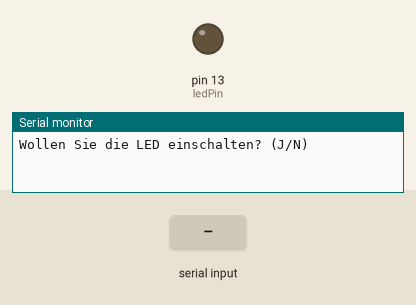
A sketch run on a simulated Arduino Uno, built with avr-gcc and run on an emulated ATmega328P. On the bench: output pins drawn as LEDs (lit = HIGH), the last lines printed to the serial monitor. The test bench sets the inputs (shaded band).

Above: at 1.2 s.
1.3 s: "J" received over Serial
At 2.0 s:
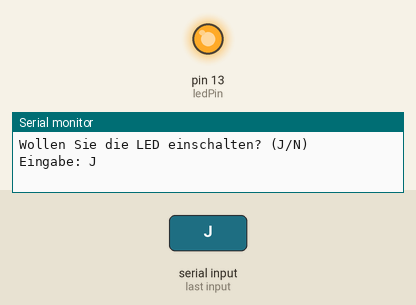
2.8 s: "N" received over Serial
At 3.2 s:
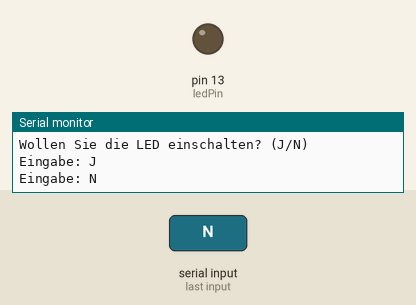
Timing chart, 0 to 5.8 s (numbered marks = the images above; inputs shaded):
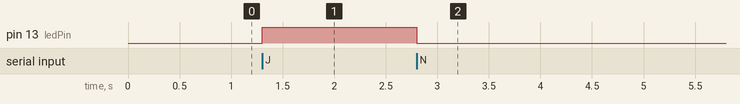

The sketch:

Loesung_11_-_Textanweisung.ino
```cpp
#define ledPin 13

char text;

void setup() {
  Serial.begin(9600);
  pinMode(ledPin, OUTPUT);

  Serial.println("Wollen Sie die LED einschalten? (J/N)");
}

void loop() {
  Lesen();
  Check();
}

void Lesen(){
  if (Serial.available() > 0) {
    text = Serial.read();

    // say what you got:
    Serial.print("Eingabe: ");
    Serial.println(text);
  }
}

void Check(){
  if(text == 'J'){
    digitalWrite(ledPin, HIGH);
    }
  else if(text == 'N'){
    digitalWrite(ledPin, LOW);
    }
  }
```

Measured:
- after the input at 1.3 s, pin 13 (ledPin): LOW → HIGH at once
- after the input at 2.8 s, pin 13 (ledPin): HIGH → LOW at once
